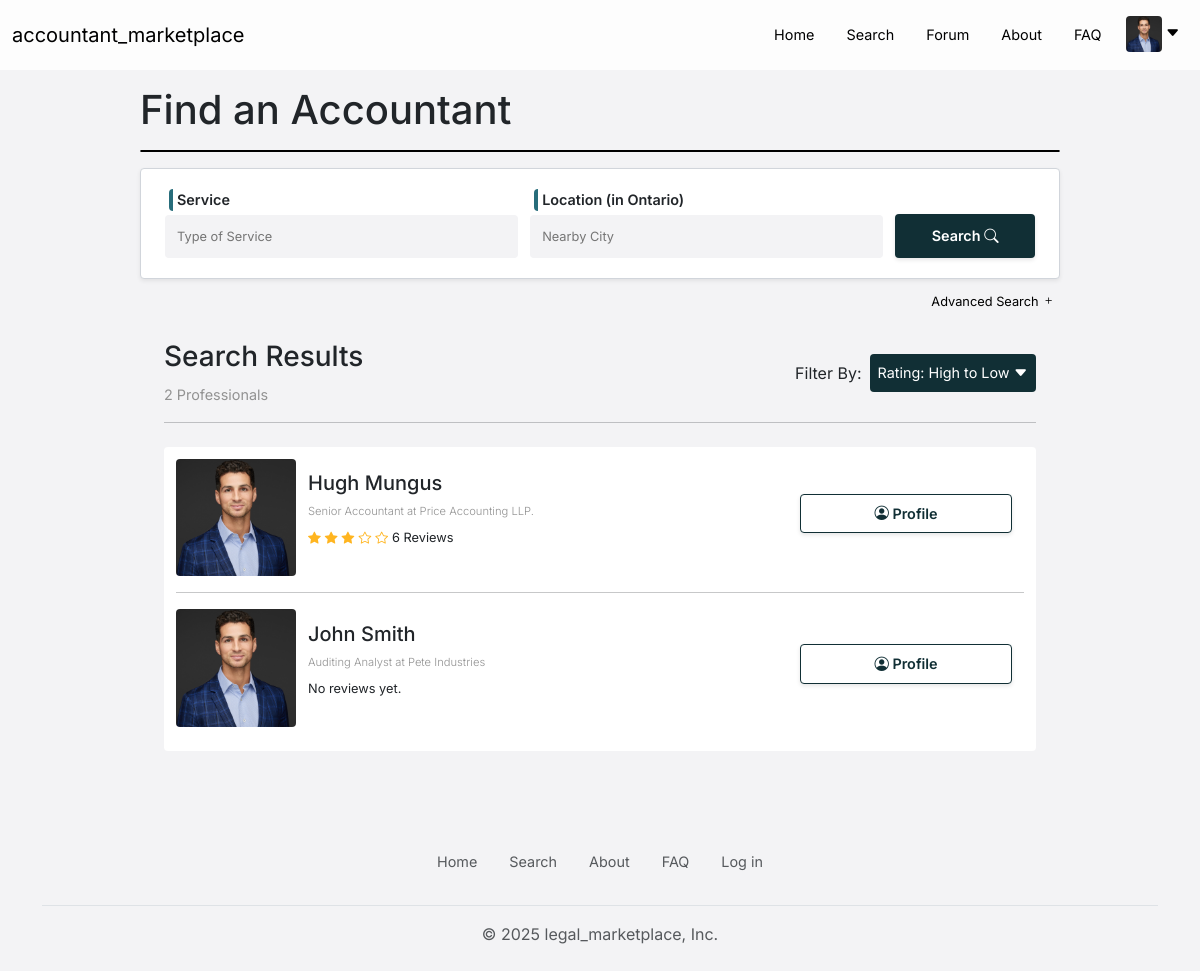
Screenshot of /search/ (signed in) with the database file from the repository.
### account/models.py (models this page shows, shortened)
class Professional(models.Model):
    user = models.OneToOneField('auth.User', on_delete=models.CASCADE)
    first_name = models.CharField(max_length=255)
    last_name = models.CharField(max_length=255)
    bio = models.TextField()
    bio_quote = models.TextField()
    services_available = models.ManyToManyField(Service, through='ServiceInfo')
    languages_spoken = models.ManyToManyField(Languages)

class ExperienceDetails(models.Model):
    professional = models.ForeignKey(Professional, on_delete=models.CASCADE)
    company_name = models.CharField(max_length=255)
    role = models.CharField(max_length=255)
    start_year = models.IntegerField(max_length=4)
    end_year = models.IntegerField(max_length=4, null=True, blank=True)
    focus = models.TextField()
    def __str__(self):
        return self.professional.first_name + " " + self.professional.last_name + " " + self.role + " " + str(self.start_year)

### search/views.py (the view, shortened to what this page needs)
# urls.py: path('search/', search.views.search_results, name="search_results"),
def search_results(request):
    service_type = request.GET.get("serviceType")
    language = request.GET.get("language")
    location = request.GET.get("location")
    location_radius = request.GET.get("location-radius")
    if location_radius:
        location_radius = int(location_radius)
    maximum_rate = request.GET.get("rate")
    if maximum_rate:
        maximum_rate = int(maximum_rate)
    filter_query = Q()
    if service_type and service_type != "Any Service":
        filter_query &= Q(services_available__service_name=service_type)
    if maximum_rate:
        filter_query &= Q(professional_services__fee__lte=maximum_rate)
    if language:
        filter_query &= Q(languages_spoken__language=language)
    filtered_professionals = Professional.objects.filter(filter_query)
    all_searched_professionals = filtered_professionals.annotate(
        avg_review_score = Avg('reviews__review_rating'),
        reviews_count = Count('reviews'),
    )
    service_type = Service.objects.filter(service_name=service_type).first()
    for p in all_searched_professionals:
        if service_type and service_type != "Any Service":
            p.search_service_fee = ServiceInfo.objects.get(professional=p, service=service_type)
        most_recent_employment = ExperienceDetails.objects.filter(professional=p).order_by("start_year").last()
        print(f"waa: {most_recent_employment}")
        p.professional_title = most_recent_employment.role
        p.professional_company = most_recent_employment.company_name
        if p.avg_review_score:
            if p.avg_review_score % 1 >= 0.5:
                p.half_star_index = (p.avg_review_score // 1) + 1
            else:
                p.half_star_index = -1
        else:
            p.avg_review_score = -1
    all_langauges = Languages.objects.all().order_by('language')
    print(all_langauges)
    context = {'professionals': all_searched_professionals,
               'all_languages': all_langauges,
               "service_name": service_type,}
    return render(request, "search/search_results.html", context)

### account/models.py (called while the page is built)
    def __str__(self):
         return self.language

### search/templates/search/search_results.html (shortened to what this page needs)
{% load static %}
<!DOCTYPE html>
<html lang="en">
<head>
    <link href="https://cdn.jsdelivr.net/npm/bootstrap@5.3.3/dist/css/bootstrap.min.css" rel="stylesheet">
    <link rel="stylesheet" href="https://cdnjs.cloudflare.com/ajax/libs/font-awesome/6.7.2/css/all.min.css" />
    <link rel="stylesheet" type="text/css" href="{% static '/css/shared_features.css' %}">
    <link rel="stylesheet" type="text/css" href="{% static '/css/search_results.css' %}">
</head>
{% include "navbar/navbar.html" %}
<body>
    <div class="content-wrapper">
        <div class="search-form-title">
            <h1>Find an Accountant</h1>
        </div>
        <hr class="custom-hr">
        <div class="search-form-wrapper shadow-sm">
            <form action="{% url 'search_results'%}" method="GET" class="search-form">
                <div class="search-form-inputs">
                    <div class="input-wrapper">
                        <label for="serviceTypeInput" class="input-label">Service</label>
                        <input type="text" aria-label="serviceTypeInput" placeholder="Type of Service" class="search-input" id="serviceTypeInput" name="serviceType" readonly>
                    </div>
                    <div class="input-wrapper">
                        <label for="locationInput" class="input-label">Location (in Ontario)</label>
                        <input type="text" aria-label="Location" placeholder="Nearby City" class="search-input" id="locationInput" name="location">
                    </div>
                    <button type="submit" class="classic-button search-button">
                        Search
                        <i class="bi bi-search"></i>
                    </button>
                </div>
            </form>
        </div>
        <div class="advanced-search-button-wrapper">
            <button type="button" class="advanced-search-button" id="advancedSearchButton">
                Advanced Search
                <i class="bi bi-plus" id="plus"></i>
            </button>
        </div>
        <div class="profiles-wrapper">
            <div class="search-results-and-filter-wrapper">
                <div class="search-results-amt">
                    <h3>Search Results</h3>
                    <span id="searchTotal">{{professionals.count}} {%if professionals.count == 1%}Professional{%else%}Professionals{%endif%}</span>
                </div>
                <div class="filter-wrapper">
                    <span>Filter By:</span>
                    <div class="dropdown-wrapper">
                        <div class="dropdown-container">
                            <div class="dropdown-trigger" id="filterDropdown">
                                <p id="filterDropdownVal">Rating: High to Low</p>
                                <i class="bi bi-caret-down-fill"></i>
                            </div>
                        </div>
                    </div>
                </div>
            </div>
            <hr>
            {% if professionals.count == 0 %}
            <div class="none-found">
                No professionals found, please adjust your search criteria and try again.
            </div>
            {%else%}
            <div class="all-profiles">
                {% for professional in professionals %}
                <a href="{% url 'profile' professional.first_name professional.last_name professional.id %}">
                    <div class="profile">
                        <div class="info-wrapper">
                            <img src="{% static 'media/headshot.png' %}" alt="pfp" class="pfp">
                            <div class="main-info">
                                <h5>{{professional.first_name}} {{professional.last_name}}</h5>
                                {% if professional.professional_title %}
                                <span class="company-name">{{professional.professional_title}} at {{professional.professional_company}}</span>
                                {% endif %}
                                <div class="rating-wrapper small-p">
                                    {% if professional.reviews_count > 0 %}
                                        {% for num in "12345" %}
                                            {% if forloop.counter == professional.half_star_index %}
                                            <i class="bi bi-star-half star-icon"></i>
                                            {% elif forloop.counter <= professional.avg_review_score %}
                                            <i class="bi bi-star-fill star-icon"></i>
                                            {% else %}
                                            <i class="bi bi-star star-icon"></i>
                                            {% endif %}
                                        {% endfor %}
                                    {% endif %}
                                    <span>
                                        {% if professional.reviews_count > 1 %}
                                            {{professional.reviews_count}} Reviews
                                            {% elif professional.reviews_count == 1 %}
                                            {{professional.reviews_count}} Review
                                            {% else %}
                                            No reviews yet.
                                        {% endif %}
                                    </span>
                                </div>
                            </div>
                            <div class="buttons-wrapper">
                                <div class="profile-buttons">
                                    <button class="classic-button-inverse">
                                        <i class="bi bi-person-circle"></i>
                                        Profile
                                    </button>
                                </div>
                            </div>
                        </div>
                    </div>
                </a>
                {% if not forloop.last %}
                <hr>
                {% endif %}
                {% endfor %}
                {%endif%}
            </div>
        </div>
    </div>
</body>
{% include "footer/footer.html" %}
</html>

### templates/navbar/navbar.html (shortened to what this page needs)
{% load static %}
<head>
  <link rel="stylesheet" type="text/css" href="{% static 'css/navbar.css' %}">
  <link rel="stylesheet" href="https://cdn.jsdelivr.net/npm/bootstrap-icons@1.11.3/font/bootstrap-icons.min.css">
</head>
<div class="navbar-wrapper">
  <nav class="navbar bg-light navbar-expand-lg fixed-top bg-body-tertiary custom-navbar">
    <div class="container-fluid">
      <a class="navbar-brand" href="{% url 'home' %}">accountant_marketplace</a>
      <div class="collapse navbar-collapse" id="navbarSupportedContent">
        <ul class="navbar-nav ms-auto mb-2 mb-lg-0">
          <li class="nav-item">
            <a class="nav-link" aria-current="page" href="{% url 'home' %}">
              Home
            </a>
          </li>
          <li class="nav-item">
            <a class="nav-link" aria-current="page" href="{% url 'search_results' %}">
              Search
            </a>
          </li>
          <li class="nav-item">
            <a class="nav-link" aria-current="page" href="{% url 'forum_home' %}">
              Forum
            </a>
          </li>
          <li class="nav-item">
            <a class="nav-link" href="#">
              About
            </a>
          </li>
          <li class="nav-item">
            <a class="nav-link" href="#">
              FAQ
            </a>
          </li>
          {% if user.is_authenticated %}
          <li class="nav-item nav-link">
            <div class="user-info">
              <div class="nav-pfp-wrapper">
                  <img class="nav-pfp" src="{% static 'media/headshot.png' %}" alt="pfp">
                  <i class="bi bi-caret-down-fill"></i>
              </div>
            </div>
          </li>
          {%endif%}
      </div>
    </div>
  </nav>
</div>

### templates/footer/footer.html
<div class="container">
    <footer class="py-3 my-4">
      <ul class="nav justify-content-center border-bottom pb-3 mb-3">
        <li class="nav-item"><a href="#" class="nav-link px-2 text-body-secondary">Home</a></li>
        <li class="nav-item"><a href="#" class="nav-link px-2 text-body-secondary">Search</a></li>
        <li class="nav-item"><a href="#" class="nav-link px-2 text-body-secondary">About</a></li>
        <li class="nav-item"><a href="#" class="nav-link px-2 text-body-secondary">FAQ</a></li>
        <li class="nav-item"><a href="#" class="nav-link px-2 text-body-secondary">Log in</a></li>
      </ul>
      <p class="text-center text-body-secondary">&copy; 2025 legal_marketplace, Inc.</p>
    </footer>
</div>

### static/css/shared_features.css (style rules this page uses)
:root { --main-color: rgba(255,255,255,1); --secondary-color: #112f35 !important; --secondary-color-10: #1c4e58; --secondary-color-20: #276d7b; --secondary-color-30: #338c9e; --secondary-color-40: #3eacc1; --secondary-color-50: #61bbcc; --secondary-color-60: #84cad8; --secondary-color-70: #a7d9e3; --secondary-color-80: #cae8ee; --secondary-color-90: #edf7f9; --hover-fade: rgba(0,0,0,0.08); --shared-border-radius: 4px; --pill-border-radius: 20px; --pill-padding: 4px 16px; --other-bg-color: #f3f3f5; --light-title-color: #929292; --section-grey-outline: rgba(0, 0, 0, 0.25); --shared-box-shadow: 0px 2px 8px rgba(0, 0, 0, 0.1); --section-one-color: rgba(238,244,254); --section-one-border-color: rgb(51,126,255); --section-two-color: rgba(255,250,238); --section-two-border-color: rgba(233,167,81); --section-three-color: rgba(253,245,254); --section-three-border-color: rgba(197,121,219); --section-four-color: rgba(241,252,246); --section-four-border-color: rgba(70,202,168); --notification-color: rgb(255, 8, 8); --secondary-color-90-red: #f9eded; --secondary-color-80-red: #eecaca; --secondary-color-30-red: #9e3333; --secondary-color-red: #351111; }
ul { padding: 0; list-style-type: none; }
a { text-decoration: none; color: inherit; }
input { border: none; background-color: var(--other-bg-color); accent-color: var(--secondary-color-20); }
.input-wrapper { position: relative; display: flex; flex-direction: column; width:100%; }
.input-label { font-size: 0.9rem; margin-left: 4px; font-weight: 600; border-left: 4px solid var(--secondary-color-20); border-radius: var(--shared-border-radius); padding-left: 4px; }
.search-input { margin-top: 4px; padding: 12px; border-radius: var(--shared-border-radius); font-size: 0.8rem; width:100%; }
.classic-button { border: 1px solid transparent; border-radius: var(--shared-border-radius); background-color: var(--secondary-color); color: white; padding: 8px 24px 8px 24px; transition: 0.2s; font-size: 0.9rem; font-weight: 600; box-shadow: 0 2px 4px rgba(0, 0, 0, 0.1); transition: background-color 0.25s, box-shadow 0.25s; }
.classic-button-inverse { border: 1px solid var(--secondary-color); border-radius: var(--shared-border-radius); background-color: var(--main-color); color: var(--secondary-color); padding: 8px 36px 8px 36px; transition: 0.2s; font-size: 0.9rem; font-weight: 600; box-shadow: 0 2px 4px rgba(0, 0, 0, 0.1); transition: background-color 0.25s, box-shadow 0.25s; }
.custom-hr { border: 1px solid black !important; opacity: 1 !important; border-radius: var(--shared-border-radius); }
.small-p { font-size: 0.8rem; }
ul { margin-bottom: 0 !important; }
.dropdown-wrapper { display: flex; flex-direction: column; font-size: 0.9rem; }
.dropdown-container { position: relative; }
.dropdown-trigger { display: flex; padding: 8px; background-color: var(--secondary-color-90); color: var(--secondary-color); border-radius: var(--shared-border-radius); cursor: pointer; gap:4px; }
.dropdown-trigger p { margin-bottom: 0; }
.dropdown-trigger i { margin-left: auto; }
.star-icon { color: rgb(255, 181, 32);; }

### static/css/navbar.css (style rules this page uses)
body { font-family: "Inter"; }
.navbar-wrapper { margin-top: 66px; }
.custom-navbar { background-color: rgba(255,255,255,0.8) !important; -webkit-backdrop-filter: blur(5px); backdrop-filter: blur(5px); }
.nav-link { color: black; border-radius: var(--shared-border-radius); padding: 8px 20px 8px 20px; }
.nav-item { padding: 8px !important; font-size: 0.9rem; }
.user-info { cursor: pointer; }
.nav-pfp { height: 36px; width: 36px; border-radius: var(--shared-border-radius); }

### rows the page displays
Professional: first_name "Hugh", last_name "Mungus", professional_title "Senior Accountant", professional_company "Price Accounting LLP.", reviews_count "6"
Professional: first_name "John", last_name "Smith", professional_title "Auditing Analyst", professional_company "Pete Industries", shows "No reviews yet."

### other values shown
{{ professionals.count }} "2"
